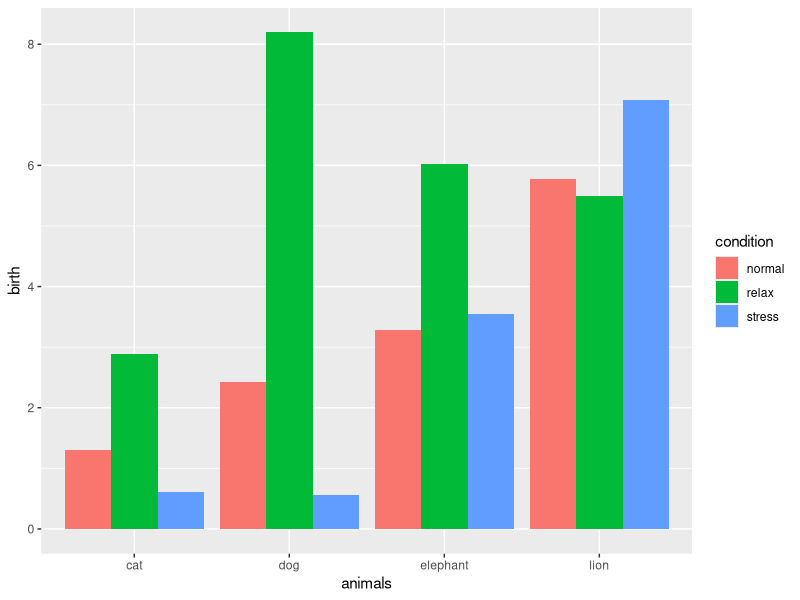
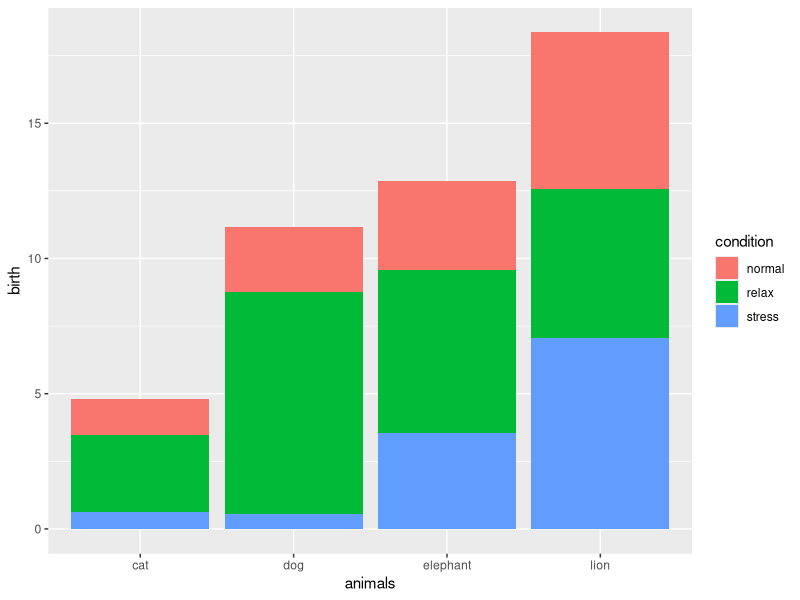
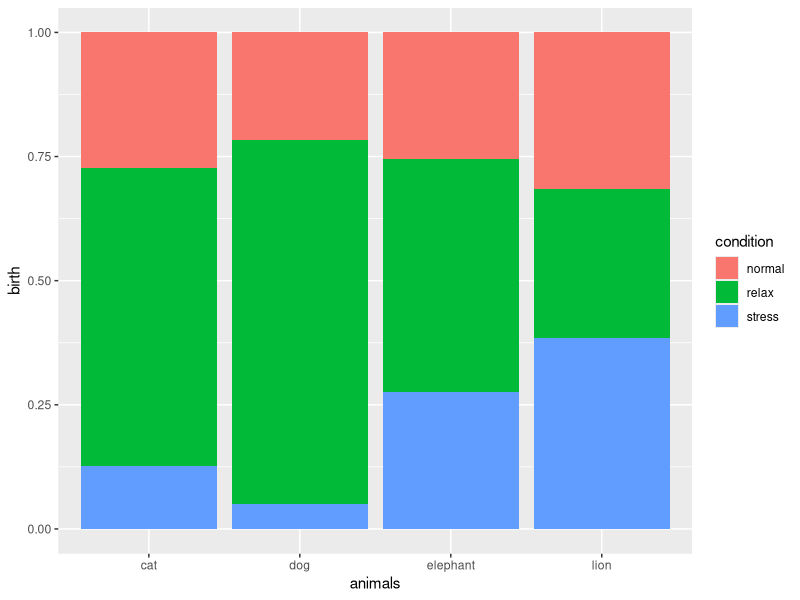

Here is the R script that generated these plots, in order:
#HW03
#用ggplot2，用2x2的網格畫4個圖
library(ggplot2)
animals <- c(rep("cat", 3), rep("dog", 3), rep("lion", 3), rep("elephant", 3))
condition <- rep(c("normal", "stress", "relax"), 4)
birth <- abs(rnorm(12, 3, 6))
data <- data.frame(animals, condition, birth)
View(data)
ggplot(data, aes(x = animals, y = birth, fill = condition)) +
  geom_bar(position = "dodge", stat = "identity")
ggplot(data, aes(x = animals, y = birth, fill = condition)) +
  geom_bar(stat = "identity")
ggplot(data, aes(x = animals, y = birth, fill = condition)) +
  geom_bar(stat = "identity", position = "fill")
